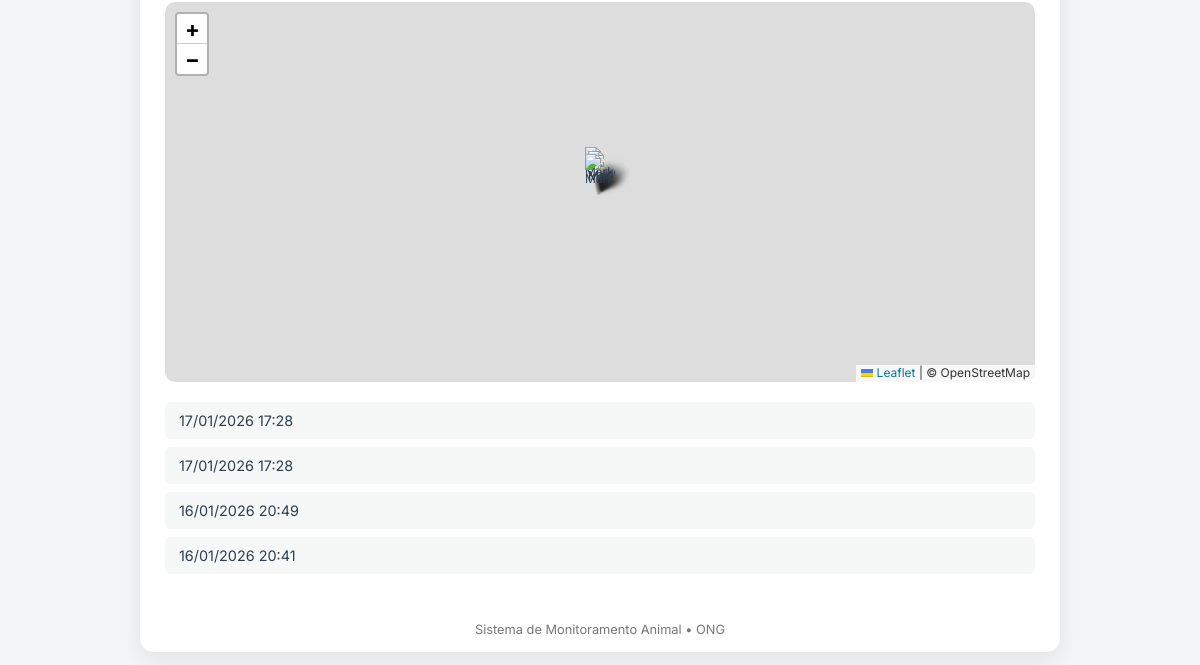
/animal/5/ (signed in, lower part), run on an earlier commit of the app's database.
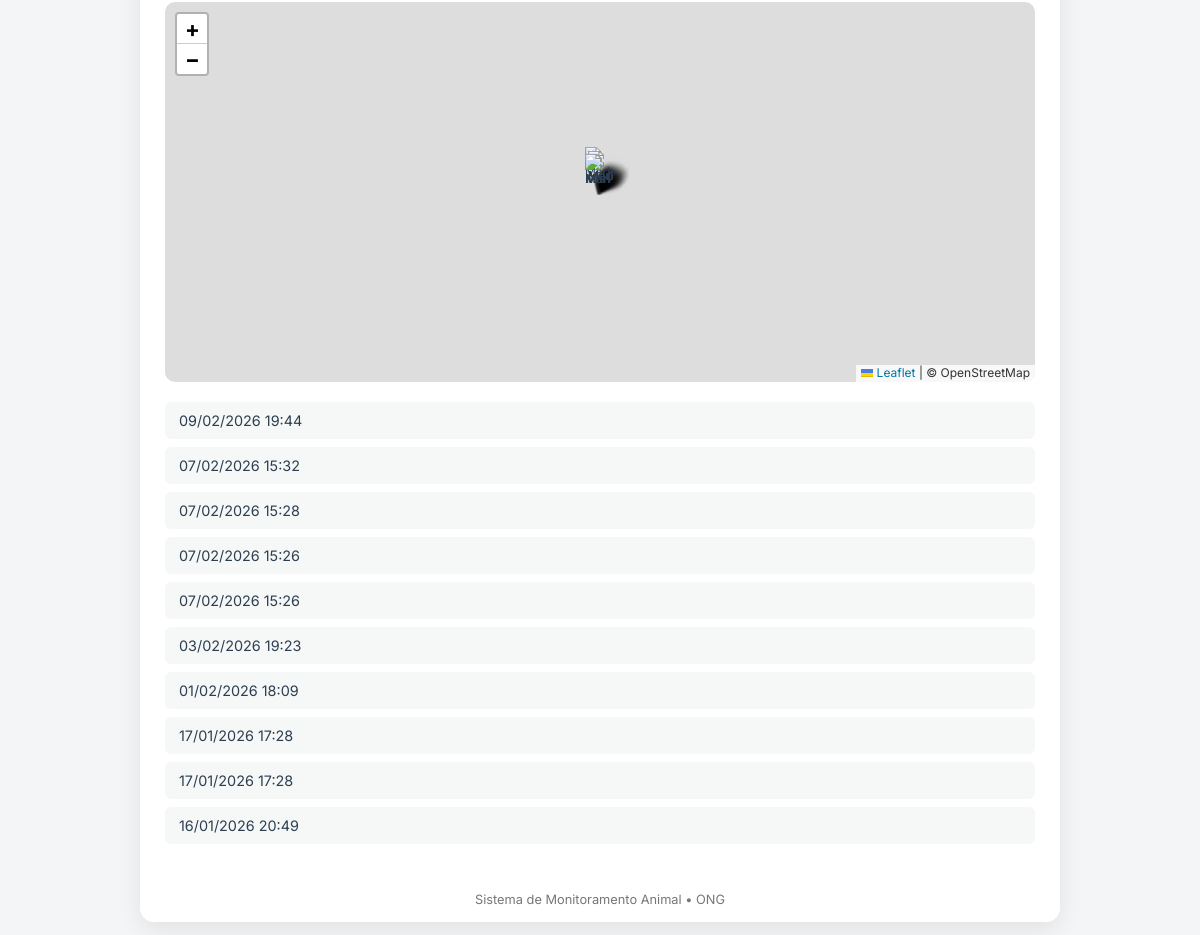
And on a later commit of the database.
### animals/models.py (models this page shows, shortened)
class Localizacao(models.Model):
    animal = models.ForeignKey(Animal, on_delete=models.CASCADE)
    latitude = models.FloatField()
    longitude = models.FloatField()
    data = models.DateTimeField(auto_now_add=True)

### animals/views.py (the view)
# urls.py: path('animal/<int:id>/', views.animal_detail, name='animal_detail'),
def animal_detail(request, id):
    animal = get_object_or_404(Animal, id=id)
    localizacoes = None
    ultima_localizacao = None
    if request.user.is_authenticated:
        localizacoes = Localizacao.objects.filter(
            animal=animal
        ).order_by('-data')
        ultima_localizacao = localizacoes.first()
    return render(request, 'animal_detail.html', {
        'animal': animal,
        'localizacoes': localizacoes,
        'ultima_localizacao': ultima_localizacao
    })

### animals/templates/animal_detail.html (shortened to what this page needs)
{% load tz %}
<!DOCTYPE html>
<html lang="pt-BR">
<head>
    <link rel="stylesheet"
          href="https://unpkg.com/leaflet@1.9.4/dist/leaflet.css" />
    <link rel="stylesheet"
          href="https://cdnjs.cloudflare.com/ajax/libs/font-awesome/6.5.1/css/all.min.css"/>
</head>
<body>
<div class="container">
    {% if user.is_authenticated %}
    <div class="section">
        {% if ultima_localizacao %}
            <div id="map"></div>
            <ul class="timeline">
                {% for loc in localizacoes|slice:":10" %}
                    <li>
                        {{ loc.data|localtime|date:"d/m/Y H:i" }}
                    </li>
                {% endfor %}
            </ul>
        {% else %}
            <p>Nenhuma localização registrada.</p>
        {% endif %}
    </div>
    {% endif %}
    <footer>
        Sistema de Monitoramento Animal • ONG
    </footer>
</div>
</body>
</html>

What changed in the data, as far as the page shows it:
no longer on this page (row unchanged): Localizacao: data "16/01/2026 20:41"
added Localizacao: data "09/02/2026 19:44"
added Localizacao: data "07/02/2026 15:32"
added Localizacao: data "07/02/2026 15:28"
added Localizacao: data "07/02/2026 15:26"
added Localizacao: data "07/02/2026 15:26"
added Localizacao: data "03/02/2026 19:23"
added Localizacao: data "01/02/2026 18:09"
